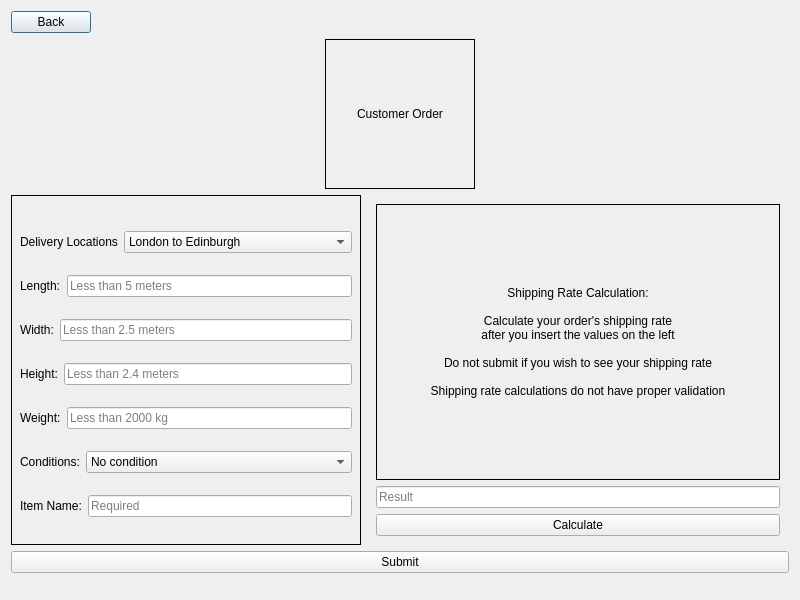
<?xml version="1.0" encoding="UTF-8"?>
<ui version="4.0">
 <class>CustomerOrderPage</class>
 <widget class="QDialog" name="CustomerOrderPage">
  <property name="geometry">
   <rect>
    <x>0</x>
    <y>0</y>
    <width>800</width>
    <height>600</height>
   </rect>
  </property>
  <property name="windowTitle">
   <string>Dialog</string>
  </property>
  <layout class="QVBoxLayout" name="verticalLayout">
   <item>
    <layout class="QHBoxLayout" name="horizontalLayout">
     <item>
      <widget class="QPushButton" name="backButton">
       <property name="text">
        <string>Back</string>
       </property>
      </widget>
     </item>
     <item>
      <spacer name="horizontalSpacer">
       <property name="orientation">
        <enum>Qt::Horizontal</enum>
       </property>
       <property name="sizeHint" stdset="0">
        <size>
         <width>40</width>
         <height>20</height>
        </size>
       </property>
      </spacer>
     </item>
    </layout>
   </item>
   <item>
    <layout class="QHBoxLayout" name="horizontalLayout_2">
     <property name="topMargin">
      <number>0</number>
     </property>
     <item>
      <widget class="QLabel" name="label_2">
       <property name="sizePolicy">
        <sizepolicy hsizetype="Fixed" vsizetype="Fixed">
         <horstretch>0</horstretch>
         <verstretch>0</verstretch>
        </sizepolicy>
       </property>
       <property name="minimumSize">
        <size>
         <width>150</width>
         <height>150</height>
        </size>
       </property>
       <property name="styleSheet">
        <string notr="true">border: 1px solid;</string>
       </property>
       <property name="text">
        <string>Customer Order</string>
       </property>
       <property name="alignment">
        <set>Qt::AlignCenter</set>
       </property>
      </widget>
     </item>
    </layout>
   </item>
   <item>
    <layout class="QHBoxLayout" name="horizontalLayout_3">
     <property name="topMargin">
      <number>0</number>
     </property>
     <item>
      <widget class="QWidget" name="orderForm" native="true">
       <property name="sizePolicy">
        <sizepolicy hsizetype="Fixed" vsizetype="Fixed">
         <horstretch>0</horstretch>
         <verstretch>0</verstretch>
        </sizepolicy>
       </property>
       <property name="minimumSize">
        <size>
         <width>350</width>
         <height>350</height>
        </size>
       </property>
       <property name="styleSheet">
        <string notr="true">#orderForm{ border: 1px solid; }</string>
       </property>
       <layout class="QVBoxLayout" name="verticalLayout_2">
        <property name="topMargin">
         <number>20</number>
        </property>
        <item>
         <layout class="QHBoxLayout" name="pickupForm">
          <item>
           <widget class="QLabel" name="pickupLabel">
            <property name="sizePolicy">
             <sizepolicy hsizetype="Fixed" vsizetype="Fixed">
              <horstretch>0</horstretch>
              <verstretch>0</verstretch>
             </sizepolicy>
            </property>
            <property name="text">
             <string>Delivery Locations</string>
            </property>
           </widget>
          </item>
          <item>
           <widget class="QComboBox" name="DeliveryComboBox">
            <item>
             <property name="text">
              <string>London to Edinburgh</string>
             </property>
            </item>
            <item>
             <property name="text">
              <string>Nottingham to Coventry</string>
             </property>
            </item>
            <item>
             <property name="text">
              <string>Leicester to Cardiff</string>
             </property>
            </item>
           </widget>
          </item>
         </layout>
        </item>
        <item>
         <layout class="QHBoxLayout" name="dimentionsForm_4">
          <item>
           <widget class="QLabel" name="dimentionsLabel_3">
            <property name="text">
             <string>Length:</string>
            </property>
           </widget>
          </item>
          <item>
           <widget class="QLineEdit" name="lengthField">
            <property name="placeholderText">
             <string>Less than 5 meters</string>
            </property>
           </widget>
          </item>
         </layout>
        </item>
        <item>
         <layout class="QHBoxLayout" name="dimentionsForm_2">
          <item>
           <widget class="QLabel" name="dimentionsLabel_2">
            <property name="text">
             <string>Width:</string>
            </property>
           </widget>
          </item>
          <item>
           <widget class="QLineEdit" name="widthField">
            <property name="placeholderText">
             <string>Less than 2.5 meters</string>
            </property>
           </widget>
          </item>
         </layout>
        </item>
        <item>
         <layout class="QHBoxLayout" name="dimentionsForm">
          <item>
           <widget class="QLabel" name="dimentionsLabel">
            <property name="text">
             <string>Height:</string>
            </property>
           </widget>
          </item>
          <item>
           <widget class="QLineEdit" name="heightField">
            <property name="placeholderText">
             <string>Less than 2.4 meters</string>
            </property>
           </widget>
          </item>
         </layout>
        </item>
        <item>
         <layout class="QHBoxLayout" name="weightForm">
          <item>
           <widget class="QLabel" name="weightLabel">
            <property name="text">
             <string>Weight:</string>
            </property>
           </widget>
          </item>
          <item>
           <widget class="QLineEdit" name="weightField">
            <property name="placeholderText">
             <string>Less than 2000 kg</string>
            </property>
           </widget>
          </item>
         </layout>
        </item>
        <item>
         <layout class="QHBoxLayout" name="horizontalLayout_4">
          <item>
           <widget class="QLabel" name="label_3">
            <property name="sizePolicy">
             <sizepolicy hsizetype="Fixed" vsizetype="Fixed">
              <horstretch>0</horstretch>
              <verstretch>0</verstretch>
             </sizepolicy>
            </property>
            <property name="text">
             <string>Conditions:</string>
            </property>
           </widget>
          </item>
          <item>
           <widget class="QComboBox" name="ConditionComboBox">
            <item>
             <property name="text">
              <string>No condition</string>
             </property>
            </item>
            <item>
             <property name="text">
              <string>Frozen</string>
             </property>
            </item>
            <item>
             <property name="text">
              <string>Fragile</string>
             </property>
            </item>
            <item>
             <property name="text">
              <string>Hazardous</string>
             </property>
            </item>
            <item>
             <property name="text">
              <string>Perishable</string>
             </property>
            </item>
           </widget>
          </item>
         </layout>
        </item>
        <item>
         <layout class="QHBoxLayout" name="weightForm_5">
          <item>
           <widget class="QLabel" name="weightLabel_5">
            <property name="text">
             <string>Item Name:</string>
            </property>
           </widget>
          </item>
          <item>
           <widget class="QLineEdit" name="itemNameField">
            <property name="placeholderText">
             <string>Required</string>
            </property>
           </widget>
          </item>
         </layout>
        </item>
       </layout>
      </widget>
     </item>
     <item>
      <widget class="QWidget" name="verticalWidget" native="true">
       <property name="styleSheet">
        <string notr="true">#verticalLayout_3{ border: 1px solid; }</string>
       </property>
       <layout class="QVBoxLayout" name="verticalLayout_3">
        <item>
         <widget class="QLabel" name="dimentionsLabel_4">
          <property name="styleSheet">
           <string notr="true">#dimentionsLabel_4{ border: 1px solid; }</string>
          </property>
          <property name="text">
           <string>Shipping Rate Calculation:

Calculate your order's shipping rate
after you insert the values on the left

Do not submit if you wish to see your shipping rate

Shipping rate calculations do not have proper validation</string>
          </property>
          <property name="alignment">
           <set>Qt::AlignCenter</set>
          </property>
         </widget>
        </item>
        <item>
         <widget class="QLineEdit" name="shippingRateField">
          <property name="readOnly">
           <bool>true</bool>
          </property>
          <property name="placeholderText">
           <string>Result</string>
          </property>
         </widget>
        </item>
        <item>
         <widget class="QPushButton" name="calculateButton">
          <property name="text">
           <string>Calculate</string>
          </property>
         </widget>
        </item>
       </layout>
      </widget>
     </item>
    </layout>
   </item>
   <item>
    <widget class="QPushButton" name="pushButton_3">
     <property name="text">
      <string>Submit</string>
     </property>
    </widget>
   </item>
   <item>
    <spacer name="verticalSpacer">
     <property name="orientation">
      <enum>Qt::Vertical</enum>
     </property>
     <property name="sizeHint" stdset="0">
      <size>
       <width>20</width>
       <height>5</height>
      </size>
     </property>
    </spacer>
   </item>
  </layout>
 </widget>
 <resources/>
 <connections/>
</ui>
